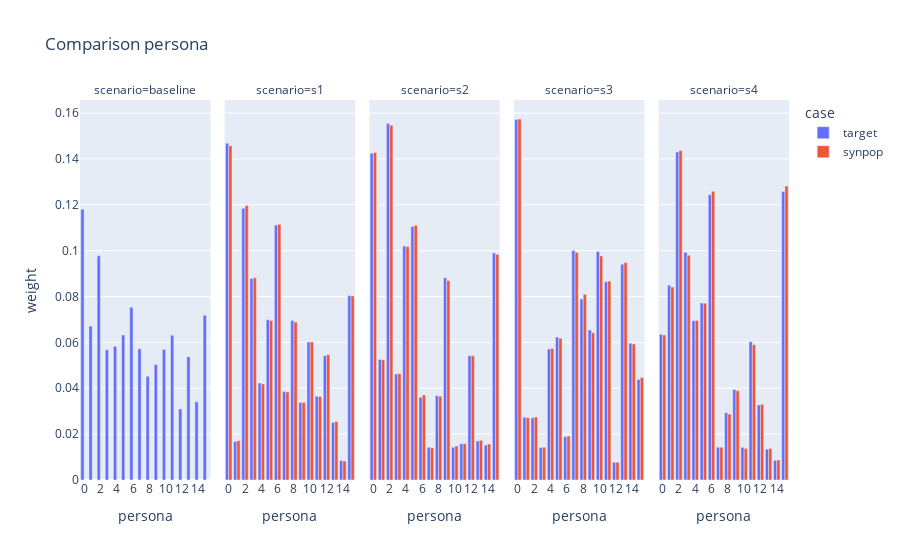
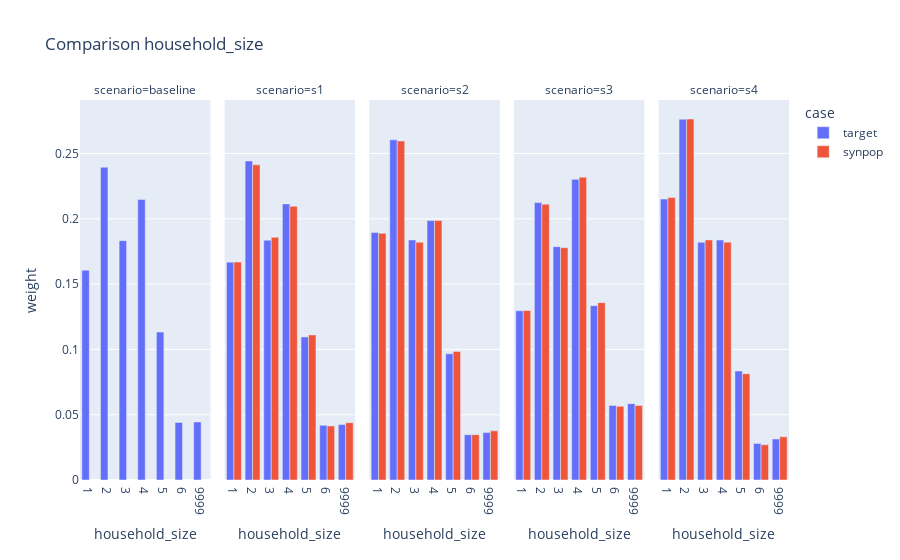
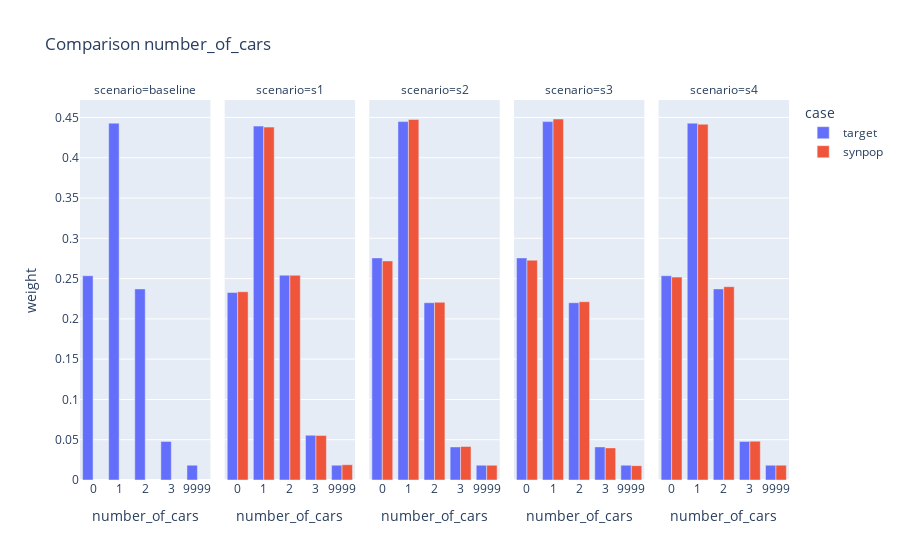
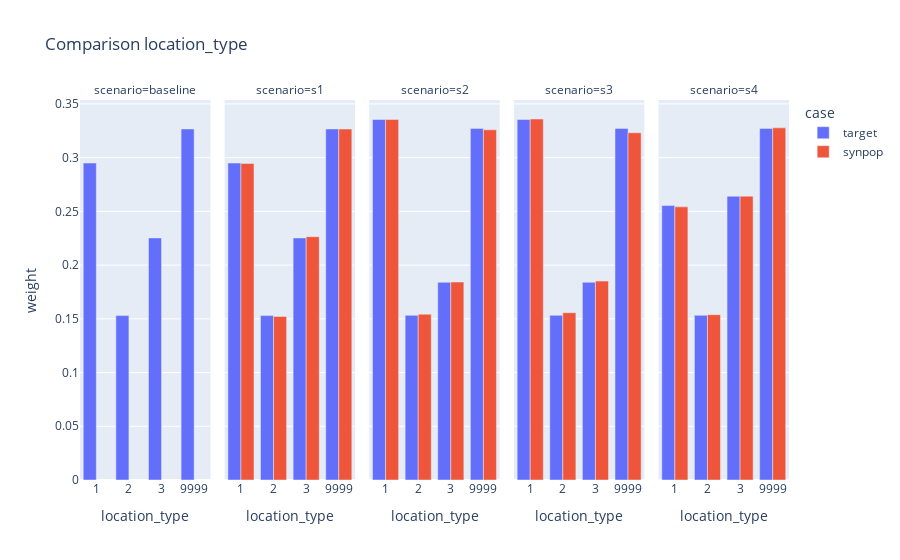

Notebook cell for these charts, in order:
### Code cell
for slot in ["persona", "household_size", "number_of_cars", "location_type"]:
    df_target = pd.read_parquet("output/distribution_{}.parquet".format(slot))
    df_target["scenario"] = df_target["scenario"].str.lower()
    df_target["case"] = "target"

    df_total = df_target.groupby("scenario")["weight"].sum().reset_index(name = "total")
    df_target = pd.merge(df_target, df_total, on = "scenario")
    df_target["weight"] = df_target["weight"] / df_target["total"]
    
    column = "persona_{}".format(slot) if slot != "persona" else "persona"
    df_marginal = df_population.groupby(["scenario", column]).size().reset_index(name = "weight")
    df_marginal["scenario"] = df_marginal["scenario"].str.lower()
    df_marginal = df_marginal.rename(columns = { column: slot })
    df_marginal["case"] = "synpop"

    df_total = df_marginal.groupby("scenario")["weight"].sum().reset_index(name = "total")
    df_marginal = pd.merge(df_marginal, df_total, on = "scenario")
    df_marginal["weight"] = df_marginal["weight"] / df_marginal["total"]

    df_plot = pd.concat([df_target, df_marginal])
    df_plot = df_plot.sort_values(by = ["scenario", slot])
    df_plot[slot] = df_plot[slot].astype(str)

    figure = px.bar(df_plot, x = slot, y = "weight", color = "case", facet_col = "scenario", barmode = "group",
        title = "Comparison {}".format(slot))
    figure.show()

### Figure 1 — Plotly figure (JSON) as saved in the notebook; plotly's stock layout.template omitted (floating-point values rounded to 4 significant figures)
{"data": [{"alignmentgroup": "True", "hovertemplate": "case=target<br>scenario=baseline<br>persona=%{x}<br>weight=%{y}<extra></extra>", "legendgroup": "target", "marker": {"color": "#636efa", "pattern": {"shape": ""}}, "name": "target", "offsetgroup": "target", "orientation": "v", "showlegend": true, "textposition": "auto", "type": "bar", "x": ["0", "1", "2", "3", "4", "5", "6", "7", "8", "9", "10", "11", "12", "13", "14", "15"], "xaxis": "x", "y": [0.1181, 0.06712, 0.09776, 0.05674, 0.05828, 0.06319, 0.07533, 0.05718, 0.04521, 0.05036, 0.05693, 0.06314, 0.03097, 0.05378, 0.03408, 0.07186], "yaxis": "y"}, {"alignmentgroup": "True", "hovertemplate": "case=target<br>scenario=s1<br>persona=%{x}<br>weight=%{y}<extra></extra>", "legendgroup": "target", "marker": {"color": "#636efa", "pattern": {"shape": ""}}, "name": "target", "offsetgroup": "target", "orientation": "v", "showlegend": false, "textposition": "auto", "type": "bar", "x": ["0", "1", "2", "3", "4", "5", "6", "7", "8", "9", "10", "11", "12", "13", "14", "15"], "xaxis": "x2", "y": [0.1468, 0.01678, 0.1185, 0.08784, 0.04228, 0.0699, 0.1111, 0.03854, 0.06954, 0.03383, 0.06013, 0.03648, 0.0542, 0.02506, 0.008533, 0.08047], "yaxis": "y2"}, {"alignmentgroup": "True", "hovertemplate": "case=target<br>scenario=s2<br>persona=%{x}<br>weight=%{y}<extra></extra>", "legendgroup": "target", "marker": {"color": "#636efa", "pattern": {"shape": ""}}, "name": "target", "offsetgroup": "target", "orientation": "v", "showlegend": false, "textposition": "auto", "type": "bar", "x": ["0", "1", "2", "3", "4", "5", "6", "7", "8", "9", "10", "11", "12", "13", "14", "15"], "xaxis": "x3", "y": [0.1425, 0.05256, 0.1555, 0.04619, 0.102, 0.1106, 0.03605, 0.01429, 0.03671, 0.08813, 0.01423, 0.01579, 0.0542, 0.01704, 0.01523, 0.099], "yaxis": "y3"}, {"alignmentgroup": "True", "hovertemplate": "case=target<br>scenario=s3<br>persona=%{x}<br>weight=%{y}<extra></extra>", "legendgroup": "target", "marker": {"color": "#636efa", "pattern": {"shape": ""}}, "name": "target", "offsetgroup": "target", "orientation": "v", "showlegend": false, "textposition": "auto", "type": "bar", "x": ["0", "1", "2", "3", "4", "5", "6", "7", "8", "9", "10", "11", "12", "13", "14", "15"], "xaxis": "x4", "y": [0.1572, 0.0274, 0.02709, 0.01419, 0.05714, 0.0623, 0.01883, 0.1001, 0.07892, 0.06542, 0.09963, 0.08648, 0.007743, 0.09411, 0.05965, 0.04381], "yaxis": "y4"}, {"alignmentgroup": "True", "hovertemplate": "case=target<br>scenario=s4<br>persona=%{x}<br>weight=%{y}<extra></extra>", "legendgroup": "target", "marker": {"color": "#636efa", "pattern": {"shape": ""}}, "name": "target", "offsetgroup": "target", "orientation": "v", "showlegend": false, "textposition": "auto", "type": "bar", "x": ["0", "1", "2", "3", "4", "5", "6", "7", "8", "9", "10", "11", "12", "13", "14", "15"], "xaxis": "x5", "y": [0.06351, 0.08493, 0.1431, 0.0993, 0.06943, 0.07719, 0.1244, 0.01429, 0.02937, 0.03948, 0.01423, 0.06032, 0.03275, 0.01344, 0.008521, 0.1258], "yaxis": "y5"}, {"alignmentgroup": "True", "hovertemplate": "case=synpop<br>scenario=s1<br>persona=%{x}<br>weight=%{y}<extra></extra>", "legendgroup": "synpop", "marker": {"color": "#EF553B", "pattern": {"shape": ""}}, "name": "synpop", "offsetgroup": "synpop", "orientation": "v", "showlegend": true, "textposition": "auto", "type": "bar", "x": ["0", "1", "2", "3", "4", "5", "6", "7", "8", "9", "10", "11", "12", "13", "14", "15"], "xaxis": "x2", "y": [0.1458, 0.01714, 0.1197, 0.08815, 0.0419, 0.06952, 0.1115, 0.03839, 0.06887, 0.03383, 0.06021, 0.03636, 0.05457, 0.02549, 0.008298, 0.08028], "yaxis": "y2"}, {"alignmentgroup": "True", "hovertemplate": "case=synpop<br>scenario=s2<br>persona=%{x}<br>weight=%{y}<extra></extra>", "legendgroup": "synpop", "marker": {"color": "#EF553B", "pattern": {"shape": ""}}, "name": "synpop", "offsetgroup": "synpop", "orientation": "v", "showlegend": false, "textposition": "auto", "type": "bar", "x": ["0", "1", "2", "3", "4", "5", "6", "7", "8", "9", "10", "11", "12", "13", "14", "15"], "xaxis": "x3", "y": [0.1428, 0.0524, 0.1547, 0.04636, 0.1018, 0.111, 0.0371, 0.01407, 0.03651, 0.08699, 0.01483, 0.01583, 0.05413, 0.0173, 0.01569, 0.09843], "yaxis": "y3"}, {"alignmentgroup": "True", "hovertemplate": "case=synpop<br>scenario=s3<br>persona=%{x}<br>weight=%{y}<extra></extra>", "legendgroup": "synpop", "marker": {"color": "#EF553B", "pattern": {"shape": ""}}, "name": "synpop", "offsetgroup": "synpop", "orientation": "v", "showlegend": false, "textposition": "auto", "type": "bar", "x": ["0", "1", "2", "3", "4", "5", "6", "7", "8", "9", "10", "11", "12", "13", "14", "15"], "xaxis": "x4", "y": [0.1574, 0.02715, 0.02747, 0.01428, 0.05728, 0.06185, 0.01917, 0.09923, 0.08095, 0.06417, 0.09769, 0.08678, 0.007771, 0.09481, 0.05933, 0.04466], "yaxis": "y4"}, {"alignmentgroup": "True", "hovertemplate": "case=synpop<br>scenario=s4<br>persona=%{x}<br>weight=%{y}<extra></extra>", "legendgroup": "synpop", "marker": {"color": "#EF553B", "pattern": {"shape": ""}}, "name": "synpop", "offsetgroup": "synpop", "orientation": "v", "showlegend": false, "textposition": "auto", "type": "bar", "x": ["0", "1", "2", "3", "4", "5", "6", "7", "8", "9", "10", "11", "12", "13", "14", "15"], "xaxis": "x5", "y": [0.06326, 0.08413, 0.1437, 0.098, 0.06957, 0.07711, 0.1259, 0.0143, 0.02876, 0.03892, 0.01368, 0.05902, 0.03301, 0.01373, 0.008771, 0.1282], "yaxis": "y5"}], "layout": {"annotations": [{"font": {}, "showarrow": false, "text": "scenario=baseline", "x": 0.092, "xanchor": "center", "xref": "paper", "y": 1, "yanchor": "bottom", "yref": "paper"}, {"font": {}, "showarrow": false, "text": "scenario=s1", "x": 0.296, "xanchor": "center", "xref": "paper", "y": 1, "yanchor": "bottom", "yref": "paper"}, {"font": {}, "showarrow": false, "text": "scenario=s2", "x": 0.5, "xanchor": "center", "xref": "paper", "y": 1, "yanchor": "bottom", "yref": "paper"}, {"font": {}, "showarrow": false, "text": "scenario=s3", "x": 0.704, "xanchor": "center", "xref": "paper", "y": 1, "yanchor": "bottom", "yref": "paper"}, {"font": {}, "showarrow": false, "text": "scenario=s4", "x": 0.908, "xanchor": "center", "xref": "paper", "y": 1, "yanchor": "bottom", "yref": "paper"}], "autosize": true, "barmode": "group", "legend": {"title": {"text": "case"}, "tracegroupgap": 0}, "title": {"text": "Comparison persona"}, "xaxis": {"anchor": "y", "autorange": true, "domain": [0, 0.184], "range": [-0.5, 15.5], "title": {"text": "persona"}, "type": "category"}, "xaxis2": {"anchor": "y2", "autorange": true, "domain": [0.204, 0.388], "matches": "x", "range": [-0.5, 15.5], "title": {"text": "persona"}, "type": "category"}, "xaxis3": {"anchor": "y3", "autorange": true, "domain": [0.408, 0.592], "matches": "x", "range": [-0.5, 15.5], "title": {"text": "persona"}, "type": "category"}, "xaxis4": {"anchor": "y4", "autorange": true, "domain": [0.612, 0.796], "matches": "x", "range": [-0.5, 15.5], "title": {"text": "persona"}, "type": "category"}, "xaxis5": {"anchor": "y5", "autorange": true, "domain": [0.816, 1], "matches": "x", "range": [-0.5, 15.5], "title": {"text": "persona"}, "type": "category"}, "yaxis": {"anchor": "x", "autorange": true, "domain": [0, 1], "range": [0, 0.1657], "title": {"text": "weight"}, "type": "linear"}, "yaxis2": {"anchor": "x2", "autorange": true, "domain": [0, 1], "matches": "y", "range": [0, 0.1657], "showticklabels": false, "type": "linear"}, "yaxis3": {"anchor": "x3", "autorange": true, "domain": [0, 1], "matches": "y", "range": [0, 0.1657], "showticklabels": false, "type": "linear"}, "yaxis4": {"anchor": "x4", "autorange": true, "domain": [0, 1], "matches": "y", "range": [0, 0.1657], "showticklabels": false, "type": "linear"}, "yaxis5": {"anchor": "x5", "autorange": true, "domain": [0, 1], "matches": "y", "range": [0, 0.1657], "showticklabels": false, "type": "linear"}}}

### Figure 2 — Plotly figure (JSON) as saved in the notebook; plotly's stock layout.template omitted (floating-point values rounded to 4 significant figures)
{"data": [{"alignmentgroup": "True", "hovertemplate": "case=target<br>scenario=baseline<br>household_size=%{x}<br>weight=%{y}<extra></extra>", "legendgroup": "target", "marker": {"color": "#636efa", "pattern": {"shape": ""}}, "name": "target", "offsetgroup": "target", "orientation": "v", "showlegend": true, "textposition": "auto", "type": "bar", "x": ["1", "2", "3", "4", "5", "6", "9999"], "xaxis": "x", "y": [0.1606, 0.2395, 0.1832, 0.2148, 0.1133, 0.0441, 0.04445], "yaxis": "y"}, {"alignmentgroup": "True", "hovertemplate": "case=target<br>scenario=s1<br>household_size=%{x}<br>weight=%{y}<extra></extra>", "legendgroup": "target", "marker": {"color": "#636efa", "pattern": {"shape": ""}}, "name": "target", "offsetgroup": "target", "orientation": "v", "showlegend": false, "textposition": "auto", "type": "bar", "x": ["1", "2", "3", "4", "5", "6", "9999"], "xaxis": "x2", "y": [0.1668, 0.2443, 0.1836, 0.2114, 0.1095, 0.04189, 0.04241], "yaxis": "y2"}, {"alignmentgroup": "True", "hovertemplate": "case=target<br>scenario=s2<br>household_size=%{x}<br>weight=%{y}<extra></extra>", "legendgroup": "target", "marker": {"color": "#636efa", "pattern": {"shape": ""}}, "name": "target", "offsetgroup": "target", "orientation": "v", "showlegend": false, "textposition": "auto", "type": "bar", "x": ["1", "2", "3", "4", "5", "6", "9999"], "xaxis": "x3", "y": [0.1895, 0.2605, 0.1838, 0.1986, 0.09661, 0.03468, 0.03629], "yaxis": "y3"}, {"alignmentgroup": "True", "hovertemplate": "case=target<br>scenario=s3<br>household_size=%{x}<br>weight=%{y}<extra></extra>", "legendgroup": "target", "marker": {"color": "#636efa", "pattern": {"shape": ""}}, "name": "target", "offsetgroup": "target", "orientation": "v", "showlegend": false, "textposition": "auto", "type": "bar", "x": ["1", "2", "3", "4", "5", "6", "9999"], "xaxis": "x4", "y": [0.1296, 0.2124, 0.1787, 0.2302, 0.1335, 0.05713, 0.05847], "yaxis": "y4"}, {"alignmentgroup": "True", "hovertemplate": "case=target<br>scenario=s4<br>household_size=%{x}<br>weight=%{y}<extra></extra>", "legendgroup": "target", "marker": {"color": "#636efa", "pattern": {"shape": ""}}, "name": "target", "offsetgroup": "target", "orientation": "v", "showlegend": false, "textposition": "auto", "type": "bar", "x": ["1", "2", "3", "4", "5", "6", "9999"], "xaxis": "x5", "y": [0.2152, 0.2762, 0.182, 0.1837, 0.08346, 0.02798, 0.03136], "yaxis": "y5"}, {"alignmentgroup": "True", "hovertemplate": "case=synpop<br>scenario=s1<br>household_size=%{x}<br>weight=%{y}<extra></extra>", "legendgroup": "synpop", "marker": {"color": "#EF553B", "pattern": {"shape": ""}}, "name": "synpop", "offsetgroup": "synpop", "orientation": "v", "showlegend": true, "textposition": "auto", "type": "bar", "x": ["1", "2", "3", "4", "5", "6", "9999"], "xaxis": "x2", "y": [0.1668, 0.2413, 0.1858, 0.2096, 0.1111, 0.0414, 0.0439], "yaxis": "y2"}, {"alignmentgroup": "True", "hovertemplate": "case=synpop<br>scenario=s2<br>household_size=%{x}<br>weight=%{y}<extra></extra>", "legendgroup": "synpop", "marker": {"color": "#EF553B", "pattern": {"shape": ""}}, "name": "synpop", "offsetgroup": "synpop", "orientation": "v", "showlegend": false, "textposition": "auto", "type": "bar", "x": ["1", "2", "3", "4", "5", "6", "9999"], "xaxis": "x3", "y": [0.1889, 0.2596, 0.1821, 0.1987, 0.09842, 0.03473, 0.03762], "yaxis": "y3"}, {"alignmentgroup": "True", "hovertemplate": "case=synpop<br>scenario=s3<br>household_size=%{x}<br>weight=%{y}<extra></extra>", "legendgroup": "synpop", "marker": {"color": "#EF553B", "pattern": {"shape": ""}}, "name": "synpop", "offsetgroup": "synpop", "orientation": "v", "showlegend": false, "textposition": "auto", "type": "bar", "x": ["1", "2", "3", "4", "5", "6", "9999"], "xaxis": "x4", "y": [0.1298, 0.2112, 0.1779, 0.2319, 0.1358, 0.05643, 0.05702], "yaxis": "y4"}, {"alignmentgroup": "True", "hovertemplate": "case=synpop<br>scenario=s4<br>household_size=%{x}<br>weight=%{y}<extra></extra>", "legendgroup": "synpop", "marker": {"color": "#EF553B", "pattern": {"shape": ""}}, "name": "synpop", "offsetgroup": "synpop", "orientation": "v", "showlegend": false, "textposition": "auto", "type": "bar", "x": ["1", "2", "3", "4", "5", "6", "9999"], "xaxis": "x5", "y": [0.2162, 0.2764, 0.1838, 0.1821, 0.08136, 0.02697, 0.03306], "yaxis": "y5"}], "layout": {"annotations": [{"font": {}, "showarrow": false, "text": "scenario=baseline", "x": 0.092, "xanchor": "center", "xref": "paper", "y": 1, "yanchor": "bottom", "yref": "paper"}, {"font": {}, "showarrow": false, "text": "scenario=s1", "x": 0.296, "xanchor": "center", "xref": "paper", "y": 1, "yanchor": "bottom", "yref": "paper"}, {"font": {}, "showarrow": false, "text": "scenario=s2", "x": 0.5, "xanchor": "center", "xref": "paper", "y": 1, "yanchor": "bottom", "yref": "paper"}, {"font": {}, "showarrow": false, "text": "scenario=s3", "x": 0.704, "xanchor": "center", "xref": "paper", "y": 1, "yanchor": "bottom", "yref": "paper"}, {"font": {}, "showarrow": false, "text": "scenario=s4", "x": 0.908, "xanchor": "center", "xref": "paper", "y": 1, "yanchor": "bottom", "yref": "paper"}], "autosize": true, "barmode": "group", "legend": {"title": {"text": "case"}, "tracegroupgap": 0}, "title": {"text": "Comparison household_size"}, "xaxis": {"anchor": "y", "autorange": true, "domain": [0, 0.184], "range": [-0.5, 6.5], "title": {"text": "household_size"}, "type": "category"}, "xaxis2": {"anchor": "y2", "autorange": true, "domain": [0.204, 0.388], "matches": "x", "range": [-0.5, 6.5], "title": {"text": "household_size"}, "type": "category"}, "xaxis3": {"anchor": "y3", "autorange": true, "domain": [0.408, 0.592], "matches": "x", "range": [-0.5, 6.5], "title": {"text": "household_size"}, "type": "category"}, "xaxis4": {"anchor": "y4", "autorange": true, "domain": [0.612, 0.796], "matches": "x", "range": [-0.5, 6.5], "title": {"text": "household_size"}, "type": "category"}, "xaxis5": {"anchor": "y5", "autorange": true, "domain": [0.816, 1], "matches": "x", "range": [-0.5, 6.5], "title": {"text": "household_size"}, "type": "category"}, "yaxis": {"anchor": "x", "autorange": true, "domain": [0, 1], "range": [0, 0.291], "title": {"text": "weight"}, "type": "linear"}, "yaxis2": {"anchor": "x2", "autorange": true, "domain": [0, 1], "matches": "y", "range": [0, 0.291], "showticklabels": false, "type": "linear"}, "yaxis3": {"anchor": "x3", "autorange": true, "domain": [0, 1], "matches": "y", "range": [0, 0.291], "showticklabels": false, "type": "linear"}, "yaxis4": {"anchor": "x4", "autorange": true, "domain": [0, 1], "matches": "y", "range": [0, 0.291], "showticklabels": false, "type": "linear"}, "yaxis5": {"anchor": "x5", "autorange": true, "domain": [0, 1], "matches": "y", "range": [0, 0.291], "showticklabels": false, "type": "linear"}}}

### Figure 3 — Plotly figure (JSON) as saved in the notebook; plotly's stock layout.template omitted (floating-point values rounded to 4 significant figures)
{"data": [{"alignmentgroup": "True", "hovertemplate": "case=target<br>scenario=baseline<br>number_of_cars=%{x}<br>weight=%{y}<extra></extra>", "legendgroup": "target", "marker": {"color": "#636efa", "pattern": {"shape": ""}}, "name": "target", "offsetgroup": "target", "orientation": "v", "showlegend": true, "textposition": "auto", "type": "bar", "x": ["0", "1", "2", "3", "9999"], "xaxis": "x", "y": [0.2535, 0.4429, 0.2372, 0.04793, 0.01838], "yaxis": "y"}, {"alignmentgroup": "True", "hovertemplate": "case=target<br>scenario=s1<br>number_of_cars=%{x}<br>weight=%{y}<extra></extra>", "legendgroup": "target", "marker": {"color": "#636efa", "pattern": {"shape": ""}}, "name": "target", "offsetgroup": "target", "orientation": "v", "showlegend": false, "textposition": "auto", "type": "bar", "x": ["0", "1", "2", "3", "9999"], "xaxis": "x2", "y": [0.2327, 0.4393, 0.2542, 0.0555, 0.01838], "yaxis": "y2"}, {"alignmentgroup": "True", "hovertemplate": "case=target<br>scenario=s2<br>number_of_cars=%{x}<br>weight=%{y}<extra></extra>", "legendgroup": "target", "marker": {"color": "#636efa", "pattern": {"shape": ""}}, "name": "target", "offsetgroup": "target", "orientation": "v", "showlegend": false, "textposition": "auto", "type": "bar", "x": ["0", "1", "2", "3", "9999"], "xaxis": "x3", "y": [0.2757, 0.4448, 0.22, 0.04107, 0.01838], "yaxis": "y3"}, {"alignmentgroup": "True", "hovertemplate": "case=target<br>scenario=s3<br>number_of_cars=%{x}<br>weight=%{y}<extra></extra>", "legendgroup": "target", "marker": {"color": "#636efa", "pattern": {"shape": ""}}, "name": "target", "offsetgroup": "target", "orientation": "v", "showlegend": false, "textposition": "auto", "type": "bar", "x": ["0", "1", "2", "3", "9999"], "xaxis": "x4", "y": [0.2757, 0.4448, 0.22, 0.04107, 0.01838], "yaxis": "y4"}, {"alignmentgroup": "True", "hovertemplate": "case=target<br>scenario=s4<br>number_of_cars=%{x}<br>weight=%{y}<extra></extra>", "legendgroup": "target", "marker": {"color": "#636efa", "pattern": {"shape": ""}}, "name": "target", "offsetgroup": "target", "orientation": "v", "showlegend": false, "textposition": "auto", "type": "bar", "x": ["0", "1", "2", "3", "9999"], "xaxis": "x5", "y": [0.2535, 0.4429, 0.2372, 0.04793, 0.01838], "yaxis": "y5"}, {"alignmentgroup": "True", "hovertemplate": "case=synpop<br>scenario=s1<br>number_of_cars=%{x}<br>weight=%{y}<extra></extra>", "legendgroup": "synpop", "marker": {"color": "#EF553B", "pattern": {"shape": ""}}, "name": "synpop", "offsetgroup": "synpop", "orientation": "v", "showlegend": true, "textposition": "auto", "type": "bar", "x": ["0", "1", "2", "3", "9999"], "xaxis": "x2", "y": [0.2337, 0.438, 0.2541, 0.05527, 0.01893], "yaxis": "y2"}, {"alignmentgroup": "True", "hovertemplate": "case=synpop<br>scenario=s2<br>number_of_cars=%{x}<br>weight=%{y}<extra></extra>", "legendgroup": "synpop", "marker": {"color": "#EF553B", "pattern": {"shape": ""}}, "name": "synpop", "offsetgroup": "synpop", "orientation": "v", "showlegend": false, "textposition": "auto", "type": "bar", "x": ["0", "1", "2", "3", "9999"], "xaxis": "x3", "y": [0.272, 0.4475, 0.2206, 0.04168, 0.0183], "yaxis": "y3"}, {"alignmentgroup": "True", "hovertemplate": "case=synpop<br>scenario=s3<br>number_of_cars=%{x}<br>weight=%{y}<extra></extra>", "legendgroup": "synpop", "marker": {"color": "#EF553B", "pattern": {"shape": ""}}, "name": "synpop", "offsetgroup": "synpop", "orientation": "v", "showlegend": false, "textposition": "auto", "type": "bar", "x": ["0", "1", "2", "3", "9999"], "xaxis": "x4", "y": [0.2729, 0.4481, 0.2213, 0.03986, 0.01783], "yaxis": "y4"}, {"alignmentgroup": "True", "hovertemplate": "case=synpop<br>scenario=s4<br>number_of_cars=%{x}<br>weight=%{y}<extra></extra>", "legendgroup": "synpop", "marker": {"color": "#EF553B", "pattern": {"shape": ""}}, "name": "synpop", "offsetgroup": "synpop", "orientation": "v", "showlegend": false, "textposition": "auto", "type": "bar", "x": ["0", "1", "2", "3", "9999"], "xaxis": "x5", "y": [0.2518, 0.4416, 0.24, 0.04815, 0.01842], "yaxis": "y5"}], "layout": {"annotations": [{"font": {}, "showarrow": false, "text": "scenario=baseline", "x": 0.092, "xanchor": "center", "xref": "paper", "y": 1, "yanchor": "bottom", "yref": "paper"}, {"font": {}, "showarrow": false, "text": "scenario=s1", "x": 0.296, "xanchor": "center", "xref": "paper", "y": 1, "yanchor": "bottom", "yref": "paper"}, {"font": {}, "showarrow": false, "text": "scenario=s2", "x": 0.5, "xanchor": "center", "xref": "paper", "y": 1, "yanchor": "bottom", "yref": "paper"}, {"font": {}, "showarrow": false, "text": "scenario=s3", "x": 0.704, "xanchor": "center", "xref": "paper", "y": 1, "yanchor": "bottom", "yref": "paper"}, {"font": {}, "showarrow": false, "text": "scenario=s4", "x": 0.908, "xanchor": "center", "xref": "paper", "y": 1, "yanchor": "bottom", "yref": "paper"}], "autosize": true, "barmode": "group", "legend": {"title": {"text": "case"}, "tracegroupgap": 0}, "title": {"text": "Comparison number_of_cars"}, "xaxis": {"anchor": "y", "autorange": true, "domain": [0, 0.184], "range": [-0.5, 4.5], "title": {"text": "number_of_cars"}, "type": "category"}, "xaxis2": {"anchor": "y2", "autorange": true, "domain": [0.204, 0.388], "matches": "x", "range": [-0.5, 4.5], "title": {"text": "number_of_cars"}, "type": "category"}, "xaxis3": {"anchor": "y3", "autorange": true, "domain": [0.408, 0.592], "matches": "x", "range": [-0.5, 4.5], "title": {"text": "number_of_cars"}, "type": "category"}, "xaxis4": {"anchor": "y4", "autorange": true, "domain": [0.612, 0.796], "matches": "x", "range": [-0.5, 4.5], "title": {"text": "number_of_cars"}, "type": "category"}, "xaxis5": {"anchor": "y5", "autorange": true, "domain": [0.816, 1], "matches": "x", "range": [-0.5, 4.5], "title": {"text": "number_of_cars"}, "type": "category"}, "yaxis": {"anchor": "x", "autorange": true, "domain": [0, 1], "range": [0, 0.4717], "title": {"text": "weight"}, "type": "linear"}, "yaxis2": {"anchor": "x2", "autorange": true, "domain": [0, 1], "matches": "y", "range": [0, 0.4717], "showticklabels": false, "type": "linear"}, "yaxis3": {"anchor": "x3", "autorange": true, "domain": [0, 1], "matches": "y", "range": [0, 0.4717], "showticklabels": false, "type": "linear"}, "yaxis4": {"anchor": "x4", "autorange": true, "domain": [0, 1], "matches": "y", "range": [0, 0.4717], "showticklabels": false, "type": "linear"}, "yaxis5": {"anchor": "x5", "autorange": true, "domain": [0, 1], "matches": "y", "range": [0, 0.4717], "showticklabels": false, "type": "linear"}}}

### Figure 4 — Plotly figure (JSON) as saved in the notebook; plotly's stock layout.template omitted (floating-point values rounded to 4 significant figures)
{"data": [{"alignmentgroup": "True", "hovertemplate": "case=target<br>scenario=baseline<br>location_type=%{x}<br>weight=%{y}<extra></extra>", "legendgroup": "target", "marker": {"color": "#636efa", "pattern": {"shape": ""}}, "name": "target", "offsetgroup": "target", "orientation": "v", "showlegend": true, "textposition": "auto", "type": "bar", "x": ["1", "2", "3", "9999"], "xaxis": "x", "y": [0.295, 0.153, 0.2253, 0.3267], "yaxis": "y"}, {"alignmentgroup": "True", "hovertemplate": "case=target<br>scenario=s1<br>location_type=%{x}<br>weight=%{y}<extra></extra>", "legendgroup": "target", "marker": {"color": "#636efa", "pattern": {"shape": ""}}, "name": "target", "offsetgroup": "target", "orientation": "v", "showlegend": false, "textposition": "auto", "type": "bar", "x": ["1", "2", "3", "9999"], "xaxis": "x2", "y": [0.295, 0.153, 0.2253, 0.3267], "yaxis": "y2"}, {"alignmentgroup": "True", "hovertemplate": "case=target<br>scenario=s2<br>location_type=%{x}<br>weight=%{y}<extra></extra>", "legendgroup": "target", "marker": {"color": "#636efa", "pattern": {"shape": ""}}, "name": "target", "offsetgroup": "target", "orientation": "v", "showlegend": false, "textposition": "auto", "type": "bar", "x": ["1", "2", "3", "9999"], "xaxis": "x3", "y": [0.3355, 0.1532, 0.184, 0.3272], "yaxis": "y3"}, {"alignmentgroup": "True", "hovertemplate": "case=target<br>scenario=s3<br>location_type=%{x}<br>weight=%{y}<extra></extra>", "legendgroup": "target", "marker": {"color": "#636efa", "pattern": {"shape": ""}}, "name": "target", "offsetgroup": "target", "orientation": "v", "showlegend": false, "textposition": "auto", "type": "bar", "x": ["1", "2", "3", "9999"], "xaxis": "x4", "y": [0.3355, 0.1532, 0.184, 0.3272], "yaxis": "y4"}, {"alignmentgroup": "True", "hovertemplate": "case=target<br>scenario=s4<br>location_type=%{x}<br>weight=%{y}<extra></extra>", "legendgroup": "target", "marker": {"color": "#636efa", "pattern": {"shape": ""}}, "name": "target", "offsetgroup": "target", "orientation": "v", "showlegend": false, "textposition": "auto", "type": "bar", "x": ["1", "2", "3", "9999"], "xaxis": "x5", "y": [0.2554, 0.1532, 0.2641, 0.3272], "yaxis": "y5"}, {"alignmentgroup": "True", "hovertemplate": "case=synpop<br>scenario=s1<br>location_type=%{x}<br>weight=%{y}<extra></extra>", "legendgroup": "synpop", "marker": {"color": "#EF553B", "pattern": {"shape": ""}}, "name": "synpop", "offsetgroup": "synpop", "orientation": "v", "showlegend": true, "textposition": "auto", "type": "bar", "x": ["1", "2", "3", "9999"], "xaxis": "x2", "y": [0.2946, 0.1523, 0.2265, 0.3267], "yaxis": "y2"}, {"alignmentgroup": "True", "hovertemplate": "case=synpop<br>scenario=s2<br>location_type=%{x}<br>weight=%{y}<extra></extra>", "legendgroup": "synpop", "marker": {"color": "#EF553B", "pattern": {"shape": ""}}, "name": "synpop", "offsetgroup": "synpop", "orientation": "v", "showlegend": false, "textposition": "auto", "type": "bar", "x": ["1", "2", "3", "9999"], "xaxis": "x3", "y": [0.3355, 0.1543, 0.1842, 0.3259], "yaxis": "y3"}, {"alignmentgroup": "True", "hovertemplate": "case=synpop<br>scenario=s3<br>location_type=%{x}<br>weight=%{y}<extra></extra>", "legendgroup": "synpop", "marker": {"color": "#EF553B", "pattern": {"shape": ""}}, "name": "synpop", "offsetgroup": "synpop", "orientation": "v", "showlegend": false, "textposition": "auto", "type": "bar", "x": ["1", "2", "3", "9999"], "xaxis": "x4", "y": [0.336, 0.1557, 0.1851, 0.3232], "yaxis": "y4"}, {"alignmentgroup": "True", "hovertemplate": "case=synpop<br>scenario=s4<br>location_type=%{x}<br>weight=%{y}<extra></extra>", "legendgroup": "synpop", "marker": {"color": "#EF553B", "pattern": {"shape": ""}}, "name": "synpop", "offsetgroup": "synpop", "orientation": "v", "showlegend": false, "textposition": "auto", "type": "bar", "x": ["1", "2", "3", "9999"], "xaxis": "x5", "y": [0.2542, 0.1539, 0.2642, 0.3277], "yaxis": "y5"}], "layout": {"annotations": [{"font": {}, "showarrow": false, "text": "scenario=baseline", "x": 0.092, "xanchor": "center", "xref": "paper", "y": 1, "yanchor": "bottom", "yref": "paper"}, {"font": {}, "showarrow": false, "text": "scenario=s1", "x": 0.296, "xanchor": "center", "xref": "paper", "y": 1, "yanchor": "bottom", "yref": "paper"}, {"font": {}, "showarrow": false, "text": "scenario=s2", "x": 0.5, "xanchor": "center", "xref": "paper", "y": 1, "yanchor": "bottom", "yref": "paper"}, {"font": {}, "showarrow": false, "text": "scenario=s3", "x": 0.704, "xanchor": "center", "xref": "paper", "y": 1, "yanchor": "bottom", "yref": "paper"}, {"font": {}, "showarrow": false, "text": "scenario=s4", "x": 0.908, "xanchor": "center", "xref": "paper", "y": 1, "yanchor": "bottom", "yref": "paper"}], "autosize": true, "barmode": "group", "legend": {"title": {"text": "case"}, "tracegroupgap": 0}, "title": {"text": "Comparison location_type"}, "xaxis": {"anchor": "y", "autorange": true, "domain": [0, 0.184], "range": [-0.5, 3.5], "title": {"text": "location_type"}, "type": "category"}, "xaxis2": {"anchor": "y2", "autorange": true, "domain": [0.204, 0.388], "matches": "x", "range": [-0.5, 3.5], "title": {"text": "location_type"}, "type": "category"}, "xaxis3": {"anchor": "y3", "autorange": true, "domain": [0.408, 0.592], "matches": "x", "range": [-0.5, 3.5], "title": {"text": "location_type"}, "type": "category"}, "xaxis4": {"anchor": "y4", "autorange": true, "domain": [0.612, 0.796], "matches": "x", "range": [-0.5, 3.5], "title": {"text": "location_type"}, "type": "category"}, "xaxis5": {"anchor": "y5", "autorange": true, "domain": [0.816, 1], "matches": "x", "range": [-0.5, 3.5], "title": {"text": "location_type"}, "type": "category"}, "yaxis": {"anchor": "x", "autorange": true, "domain": [0, 1], "range": [0, 0.3537], "title": {"text": "weight"}, "type": "linear"}, "yaxis2": {"anchor": "x2", "autorange": true, "domain": [0, 1], "matches": "y", "range": [0, 0.3537], "showticklabels": false, "type": "linear"}, "yaxis3": {"anchor": "x3", "autorange": true, "domain": [0, 1], "matches": "y", "range": [0, 0.3537], "showticklabels": false, "type": "linear"}, "yaxis4": {"anchor": "x4", "autorange": true, "domain": [0, 1], "matches": "y", "range": [0, 0.3537], "showticklabels": false, "type": "linear"}, "yaxis5": {"anchor": "x5", "autorange": true, "domain": [0, 1], "matches": "y", "range": [0, 0.3537], "showticklabels": false, "type": "linear"}}}
